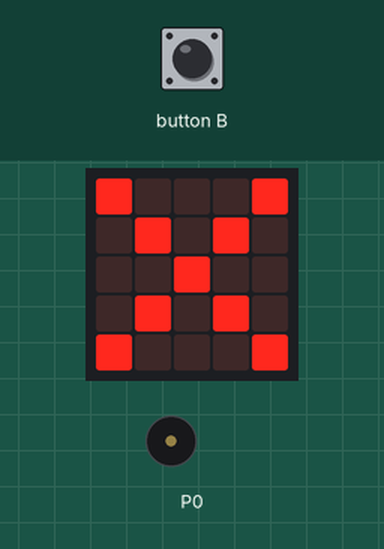
This program was run on a simulated BBC micro:bit (MakeCode). On the bench: the board's 5×5 LED display, buzzer (waves = sounding). The inputs (shaded band) are chosen by the test bench.

Above: at 2.1 s.
2.2 s: button B pressed for 0.15 s
At 2.7 s:
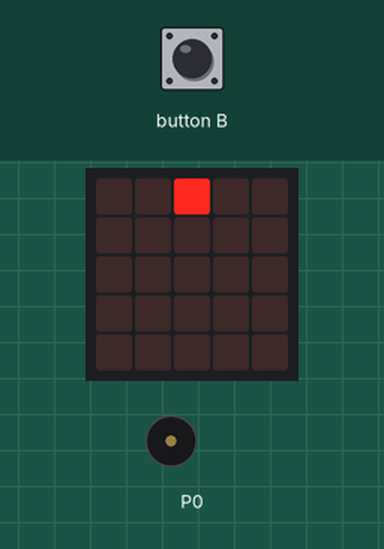
At 4.8 s:
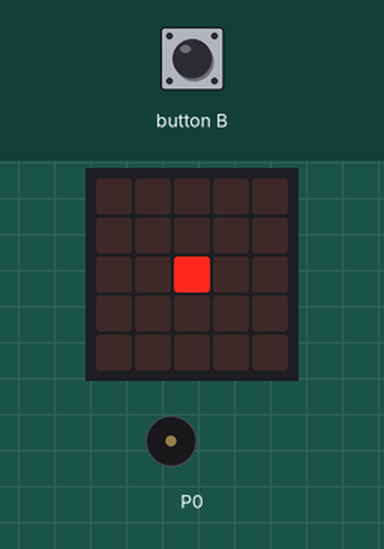
Timing chart, 0 to 12.3 s (numbered marks = the images above; inputs shaded):
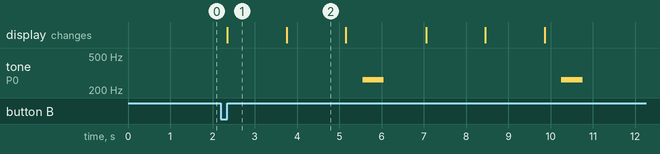

The program:

main.ts
```typescript
input.onButtonPressed(Button.B, function () {
    for (let index = 0; index < 2; index++) {
        basic.showLeds(`
            . . # . .
            . . . . .
            . . . . .
            . . . . .
            . . . . .
            `)
        basic.pause(1000)
        basic.showLeds(`
            . . . . .
            . . . . .
            . . # . .
            . . . . .
            . . . . .
            `)
        basic.pause(1000)
        basic.showLeds(`
            . . . . .
            . . . . .
            . . . . .
            . . . . .
            . . # . .
            `)
        music.play(music.tonePlayable(262, music.beat(BeatFraction.Whole)), music.PlaybackMode.UntilDone)
        basic.pause(1000)
    }
})
basic.showLeds(`
    # . . . #
    . # . # .
    . . # . .
    . # . # .
    # . . . #
    `)
basic.pause(500)
basic.forever(function () {

})
```

test.ts
```typescript
// aquí va el archivo "tests"; esto no se compilará cuando este paquete se utilice como una extensión.
```

Measured:
- after the input at 2.2 s, tone on P0: alternates 262 Hz for 0.50 s and silent for 4.2 s, starting after 3.4 s; the display: changes after 0.15 s (image 1)
- what the display in image 1 shows lasts 1.4 s, from 2.4 s to 3.8 s
